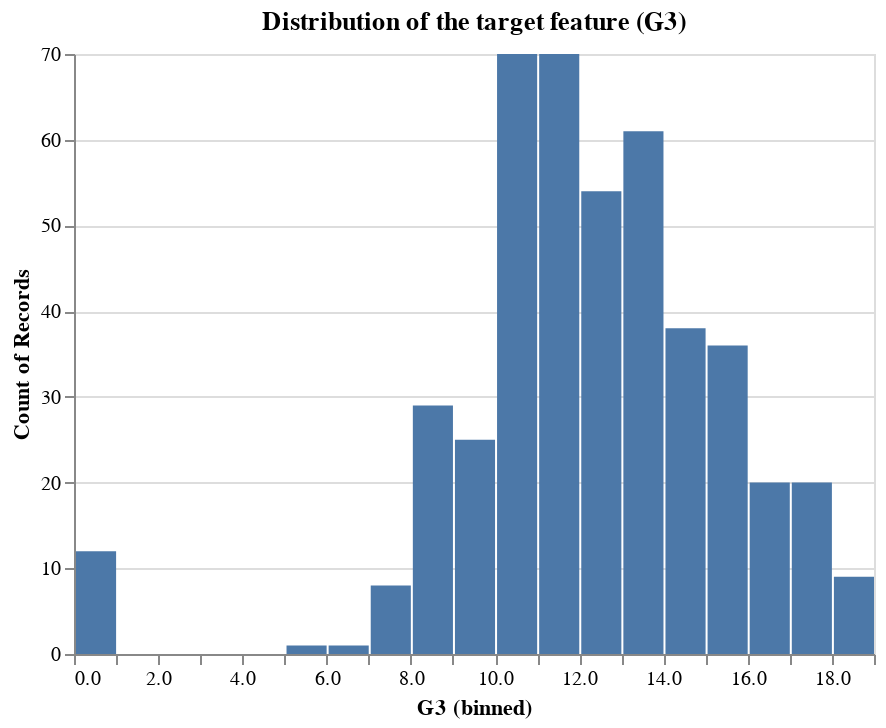

Notebook code cell kept with this figure:
### Markdown cell above
Figure 3. Comparison of the distributions between all the binary features.

### Code cell
# Distribution of the target feature
alt.Chart(student_train[['G3']]).mark_bar().encode(
    x=alt.X('G3', type='quantitative', bin=alt.Bin(maxbins=30)),
    y='count()'
).properties(
    title="Distribution of the target feature (G3)",
    width=400,
    height=300
)

### Figure 1 — Vega specification as saved in the notebook (floating-point values rounded to 4 significant figures)
{"$schema": "https://vega.github.io/schema/vega/v5.json", "data": [{"name": "source_0", "values": [{"__count": 54, "bin_maxbins_30_G3": 12.0, "bin_maxbins_30_G3_end": 13.0}, {"__count": 20, "bin_maxbins_30_G3": 17.0, "bin_maxbins_30_G3_end": 18.0}, {"__count": 70, "bin_maxbins_30_G3": 10.0, "bin_maxbins_30_G3_end": 11.0}, {"__count": 70, "bin_maxbins_30_G3": 11.0, "bin_maxbins_30_G3_end": 12.0}, {"__count": 36, "bin_maxbins_30_G3": 15.0, "bin_maxbins_30_G3_end": 16.0}, {"__count": 38, "bin_maxbins_30_G3": 14.0, "bin_maxbins_30_G3_end": 15.0}, {"__count": 61, "bin_maxbins_30_G3": 13.0, "bin_maxbins_30_G3_end": 14.0}, {"__count": 25, "bin_maxbins_30_G3": 9.0, "bin_maxbins_30_G3_end": 10.0}, {"__count": 29, "bin_maxbins_30_G3": 8.0, "bin_maxbins_30_G3_end": 9.0}, {"__count": 20, "bin_maxbins_30_G3": 16.0, "bin_maxbins_30_G3_end": 17.0}, {"__count": 8, "bin_maxbins_30_G3": 7.0, "bin_maxbins_30_G3_end": 8.0}, {"__count": 12, "bin_maxbins_30_G3": 0.0, "bin_maxbins_30_G3_end": 1.0}, {"__count": 9, "bin_maxbins_30_G3": 18.0, "bin_maxbins_30_G3_end": 19.0}, {"__count": 1, "bin_maxbins_30_G3": 6.0, "bin_maxbins_30_G3_end": 7.0}, {"__count": 1, "bin_maxbins_30_G3": 5.0, "bin_maxbins_30_G3_end": 6.0}]}, {"name": "source_0_y_domain___count", "values": [{"min": 1, "max": 70}]}], "signals": [{"name": "bin_maxbins_30_G3_bins", "value": {"fields": ["G3"], "fname": "bin_G3", "start": 0.0, "step": 1.0, "stop": 19.0}}], "marks": [{"type": "rect", "name": "marks", "from": {"data": "source_0"}, "encode": {"update": {"y": {"field": "__count", "scale": "y"}, "fill": {"value": "#4c78a8"}, "x2": {"field": "bin_maxbins_30_G3", "scale": "x", "offset": {"signal": "0.5 + (abs(scale(\"x\", datum[\"bin_maxbins_30_G3_end\"]) - scale(\"x\", datum[\"bin_maxbins_30_G3\"])) < 0.25 ? -0.5 * (0.25 - (abs(scale(\"x\", datum[\"bin_maxbins_30_G3_end\"]) - scale(\"x\", datum[\"bin_maxbins_30_G3\"])))) : 0.5)"}}, "x": {"field": "bin_maxbins_30_G3_end", "scale": "x", "offset": {"signal": "0.5 + (abs(scale(\"x\", datum[\"bin_maxbins_30_G3_end\"]) - scale(\"x\", datum[\"bin_maxbins_30_G3\"])) < 0.25 ? 0.5 * (0.25 - (abs(scale(\"x\", datum[\"bin_maxbins_30_G3_end\"]) - scale(\"x\", datum[\"bin_maxbins_30_G3\"])))) : -0.5)"}}, "y2": {"value": 0, "scale": "y"}}}, "style": ["bar"]}], "scales": [{"name": "x", "type": "linear", "domain": {"signal": "[bin_maxbins_30_G3_bins.start, bin_maxbins_30_G3_bins.stop]"}, "range": [0, {"signal": "width"}], "bins": {"signal": "bin_maxbins_30_G3_bins"}, "zero": false}, {"name": "y", "type": "linear", "domain": [{"signal": "(data(\"source_0_y_domain___count\")[0] || {}).min"}, {"signal": "(data(\"source_0_y_domain___count\")[0] || {}).max"}], "range": [{"signal": "height"}, 0], "zero": true, "nice": true}], "axes": [{"scale": "y", "aria": false, "maxExtent": 0, "gridScale": "x", "ticks": false, "orient": "left", "minExtent": 0, "labels": false, "domain": false, "zindex": 0, "grid": true, "tickCount": {"signal": "ceil(height/40)"}}, {"scale": "x", "tickCount": {"signal": "ceil(width/10)"}, "zindex": 0, "title": "G3 (binned)", "orient": "bottom", "grid": false, "labelFlush": true, "labelOverlap": true}, {"scale": "y", "zindex": 0, "tickCount": {"signal": "ceil(height/40)"}, "labelOverlap": true, "orient": "left", "grid": false, "title": "Count of Records"}], "title": {"text": "Distribution of the target feature (G3)", "frame": "group"}, "height": 300, "style": "cell", "width": 400, "background": "white", "padding": 5}
